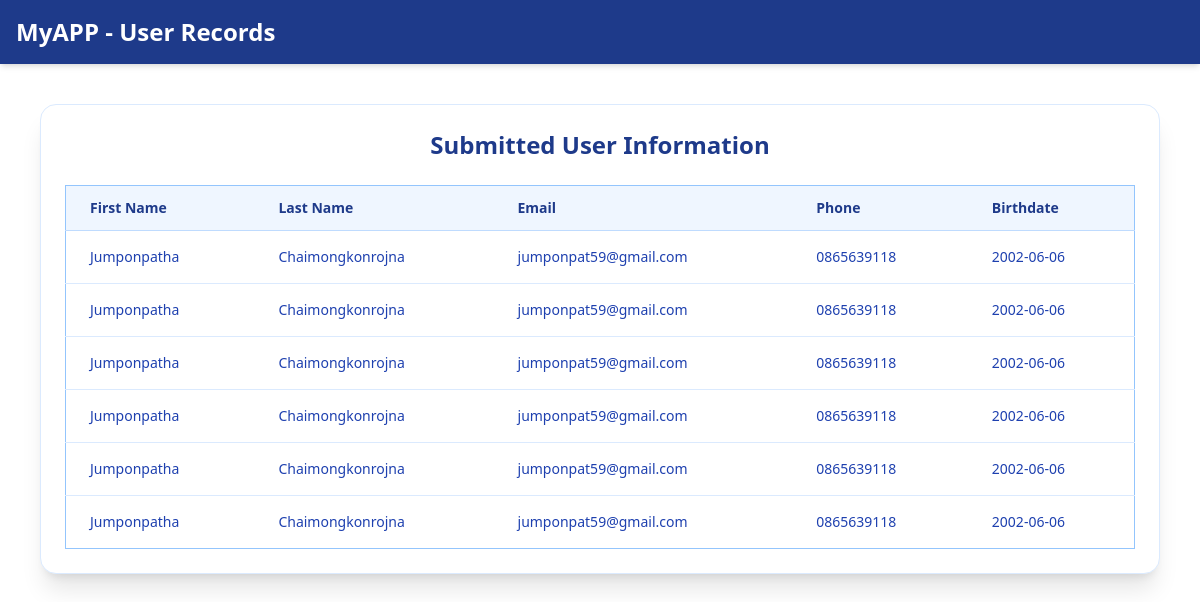
/users, run on an earlier commit of the app's database.
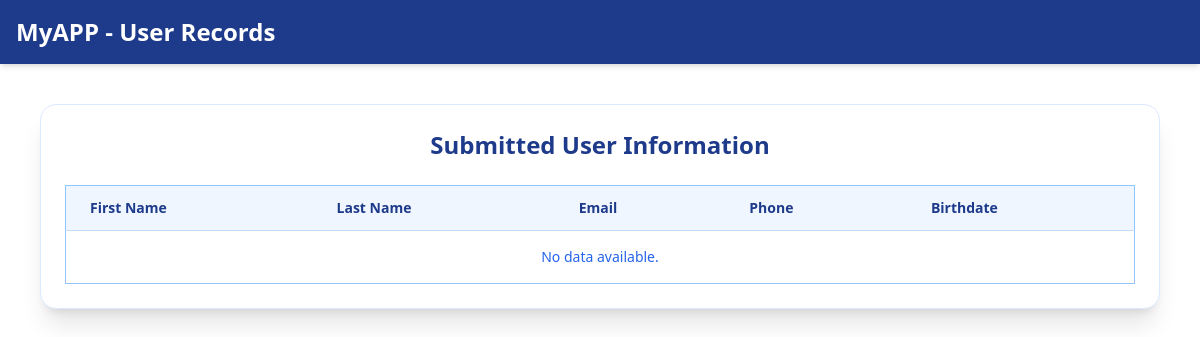
And on a later commit of the database.
### tables this page shows
CREATE TABLE users (
                            id INTEGER PRIMARY KEY AUTOINCREMENT,
                            firstname TEXT NOT NULL,
                            lastname TEXT NOT NULL,
                            email TEXT NOT NULL,
                            phone TEXT NOT NULL,
                            birthdate DATE NOT NULL
                        );

### main.py (the view)
@app.route("/users")
def get_user():
    conn, cursor_obj = sqlite_connection()
    cursor_obj.execute('''SELECT * FROM users;''')
    users = cursor_obj.fetchall()
    return render_template('users.html', users=users)

### database.py (called while the page is built)
def sqlite_connection():
    conn = sqlite3.connect(db_path)
    cursor_obj = conn.cursor()
    return conn, cursor_obj

### templates/users.html (shortened to what this page needs)
<!DOCTYPE html>
<html lang="en">
<head>
  <script src="https://cdn.tailwindcss.com"></script>
</head>
<body class="bg-white min-h-screen">
  <header class="bg-blue-900 text-white p-4 shadow-md">
    <div class="max-w-7xl mx-auto flex justify-between items-center">
      <h1 class="text-2xl font-bold">MyAPP - User Records</h1>
    </div>
  </header>
  <main class="p-10">
    <div class="max-w-6xl mx-auto bg-white p-6 rounded-2xl shadow-xl border border-blue-100">
      <h2 class="text-2xl font-bold mb-6 text-blue-900 text-center">Submitted User Information</h2>
      <div class="overflow-x-auto">
        <table class="min-w-full divide-y divide-blue-200 border border-blue-300">
          <thead class="bg-blue-50 text-blue-900">
            <tr>
              <th class="px-6 py-3 text-left text-sm font-semibold">First Name</th>
              <th class="px-6 py-3 text-left text-sm font-semibold">Last Name</th>
              <th class="px-6 py-3 text-left text-sm font-semibold">Email</th>
              <th class="px-6 py-3 text-left text-sm font-semibold">Phone</th>
              <th class="px-6 py-3 text-left text-sm font-semibold">Birthdate</th>
            </tr>
          </thead>
          <tbody class="divide-y divide-blue-100 text-sm text-blue-800">
            {% for user in users %}
            <tr>
              <td class="px-6 py-4">{{ user[1] }}</td>
              <td class="px-6 py-4">{{ user[2] }}</td>
              <td class="px-6 py-4">{{ user[3] }}</td>
              <td class="px-6 py-4">{{ user[4] }}</td>
              <td class="px-6 py-4">{{ user[5] }}</td>
            </tr>
            {% else %}
            <tr>
              <td colspan="5" class="text-center py-4 text-blue-600">No data available.</td>
            </tr>
            {% endfor %}
          </tbody>
        </table>
      </div>
    </div>
  </main>
</body>
</html>

What changed in the data, as far as the page shows it:
removed users: firstname "Jumponpatha", lastname "Chaimongkonrojna", email "jumponpat59@gmail.com", phone "0865639118", birthdate "2002-06-06"
removed users: firstname "Jumponpatha", lastname "Chaimongkonrojna", email "jumponpat59@gmail.com", phone "0865639118", birthdate "2002-06-06"
removed users: firstname "Jumponpatha", lastname "Chaimongkonrojna", email "jumponpat59@gmail.com", phone "0865639118", birthdate "2002-06-06"
removed users: firstname "Jumponpatha", lastname "Chaimongkonrojna", email "jumponpat59@gmail.com", phone "0865639118", birthdate "2002-06-06"
removed users: firstname "Jumponpatha", lastname "Chaimongkonrojna", email "jumponpat59@gmail.com", phone "0865639118", birthdate "2002-06-06"
removed users: firstname "Jumponpatha", lastname "Chaimongkonrojna", email "jumponpat59@gmail.com", phone "0865639118", birthdate "2002-06-06"
Also different on the page:
text now shown: "No data available."
